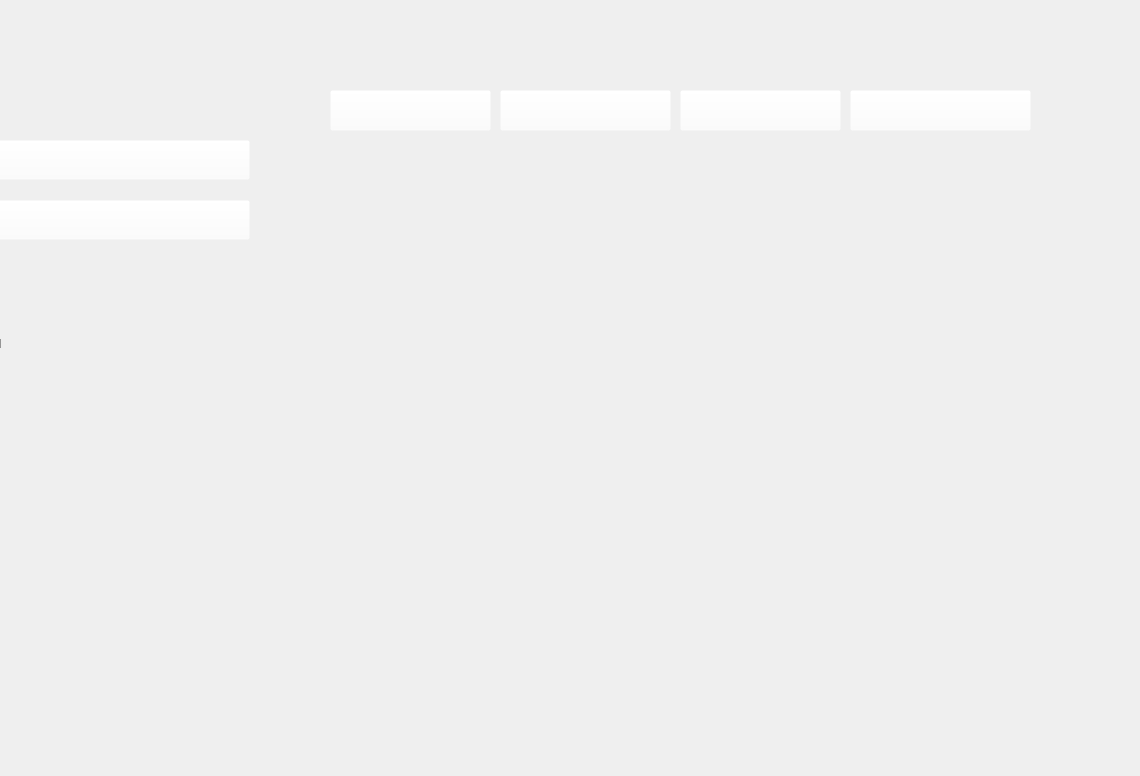
    <widget class="QWidget" name="student_manag">
     <widget class="QLabel" name="label_3">
      <property name="geometry">
       <rect>
        <x>-50</x>
        <y>-40</y>
        <width>1131</width>
        <height>767</height>
       </rect>
      </property>
      <property name="styleSheet">
       <string notr="true">background:url(&quot;C:/Users/Dhia/Desktop/2eme/IMG_projet/student_manag.png&quot;)</string>
      </property>
      <property name="text">
       <string>TextLabel</string>
      </property>
     </widget>
     <widget class="QPushButton" name="pushButton_2">
      <property name="geometry">
       <rect>
        <x>330</x>
        <y>90</y>
        <width>161</width>
        <height>41</height>
       </rect>
      </property>
      <property name="styleSheet">
       <string notr="true">background:rgba(255,255,255,0);
border -radius:0px;</string>
      </property>
      <property name="text">
       <string/>
      </property>
     </widget>
     <widget class="QPushButton" name="pushButton_3">
      <property name="geometry">
       <rect>
        <x>500</x>
        <y>90</y>
        <width>171</width>
        <height>41</height>
       </rect>
      </property>
      <property name="styleSheet">
       <string notr="true">background:rgba(255,255,255,0);
border -radius:0px;</string>
      </property>
      <property name="text">
       <string/>
      </property>
     </widget>
     <widget class="QPushButton" name="pushButton_4">
      <property name="geometry">
       <rect>
        <x>680</x>
        <y>90</y>
        <width>161</width>
        <height>41</height>
       </rect>
      </property>
      <property name="styleSheet">
       <string notr="true">background:rgba(255,255,255,0);
border -radius:0px;</string>
      </property>
      <property name="text">
       <string/>
      </property>
     </widget>
     <widget class="QPushButton" name="pushButton_5">
      <property name="geometry">
       <rect>
        <x>850</x>
        <y>90</y>
        <width>181</width>
        <height>41</height>
       </rect>
      </property>
      <property name="styleSheet">
       <string notr="true">background:rgba(255,255,255,0);
border -radius:0px;</string>
      </property>
      <property name="text">
       <string/>
      </property>
     </widget>
     <widget class="QPushButton" name="pushButton_16">
      <property name="geometry">
       <rect>
        <x>-50</x>
        <y>200</y>
        <width>300</width>
        <height>40</height>
       </rect>
      </property>
      <property name="styleSheet">
       <string notr="true">background:rgba(255,255,255,0);
border -radius:0px;</string>
      </property>
      <property name="text">
       <string/>
      </property>
     </widget>
     <widget class="QPushButton" name="pushButton_17">
      <property name="geometry">
       <rect>
        <x>-50</x>
        <y>140</y>
        <width>300</width>
        <height>40</height>
       </rect>
      </property>
      <property name="styleSheet">
       <string notr="true">background:rgba(255,255,255,0);
border -radius:0px;</string>
      </property>
      <property name="text">
       <string/>
      </property>
     </widget>
    </widget>
